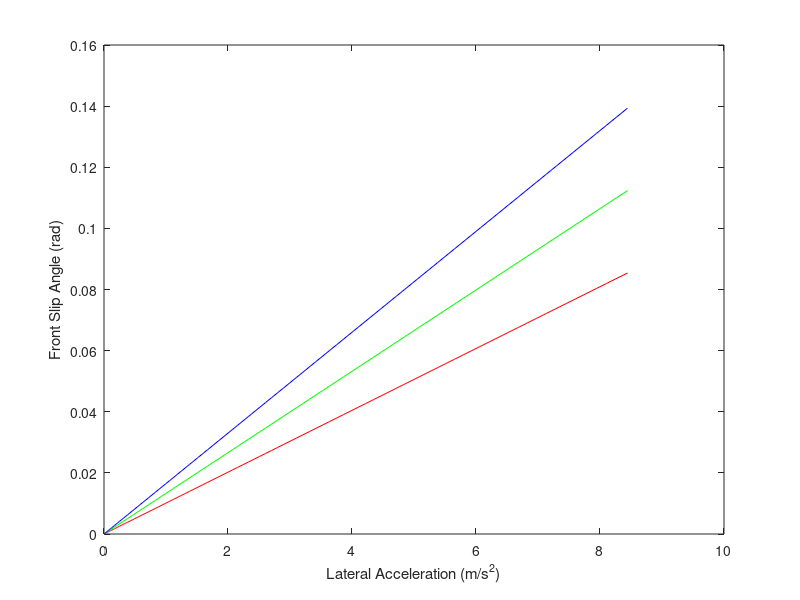

Write the MATLAB code that produced this figure. (Note: this script raises an error after producing the figure.)
% Given data
m = 2100; % kg
l = 3.3; % m
Cf = 78.9*1e3; % N/rad
Cr = 77.5*1e3; % N/rad
R = 144; % m
v = linspace(0,78*0.44704); % m/s
a1 = 2.046; b1 = 1.254; % m (38% front weight distrubution)
a2 = 1.650; b2 = 1.650; % m (50% front weight distrubution)
a3 = 1.254; b3 = 2.046; % m (62% front weight distrubution)
% Lateral acceleration
ay = (v.^2)/R; % m/s^2
% Front slip angles
af1 = (b1/l)*(m*ay/Cf); % rad
af2 = (b2/l)*(m*ay/Cf); % rad
af3 = (b3/l)*(m*ay/Cf); % rad
figure(1)
plot(ay,af1,'Color','red')
hold on
plot(ay,af2,'Color','green')
plot(ay,af3,'Color','blue')
xlabel('Lateral Acceleration (m/s^2)')
ylabel('Front Slip Angle (rad)')
legend('38% Front Weight Distribution','50% Front Weight Distribution','62% Front Weight Distribution','Location','NW')
hold off
% Rear slip angles
ar1 = (a1/l)*(m*ay/Cr); % rad
ar2 = (a2/l)*(m*ay/Cr); % rad
ar3 = (a3/l)*(m*ay/Cr); % rad
figure(2)
plot(ay,ar1,'Color','red')
hold on
plot(ay,ar2,'Color','green')
plot(ay,ar3,'Color','blue')
xlabel('Lateral Acceleration (m/s^2)')
ylabel('Rear Slip Angle (rad)')
legend('38% Front Weight Distribution','50% Front Weight Distribution','62% Front Weight Distribution','Location','NW')
hold off
% Vehicle sideslip angles
B1 = (b1/R)-abs(ar1); % rad
B2 = (b2/R)-abs(ar2); % rad
B3 = (b3/R)-abs(ar3); % rad
figure(3)
plot(ay,B1,'Color','red')
hold on
plot(ay,B2,'Color','green')
plot(ay,B3,'Color','blue')
xlabel('Lateral Acceleration (m/s^2)')
ylabel('Vehicle Sideslip Angle (rad)')
legend('38% Front Weight Distribution','50% Front Weight Distribution','62% Front Weight Distribution','Location','SW')
hold off
% Steering angles
d1 = (l/R)-abs(af1)+abs(ar1); % rad
d2 = (l/R)-abs(af2)+abs(ar2); % rad
d3 = (l/R)-abs(af3)+abs(ar3); % rad
figure(4)
plot(ay,d1,'Color','red')
hold on
plot(ay,d2,'Color','green')
plot(ay,d3,'Color','blue')
xlabel('Lateral Acceleration (m/s^2)')
ylabel('Steering Angle (rad)')
legend('38% Front Weight Distribution','50% Front Weight Distribution','62% Front Weight Distribution','Location','SW')
hold off